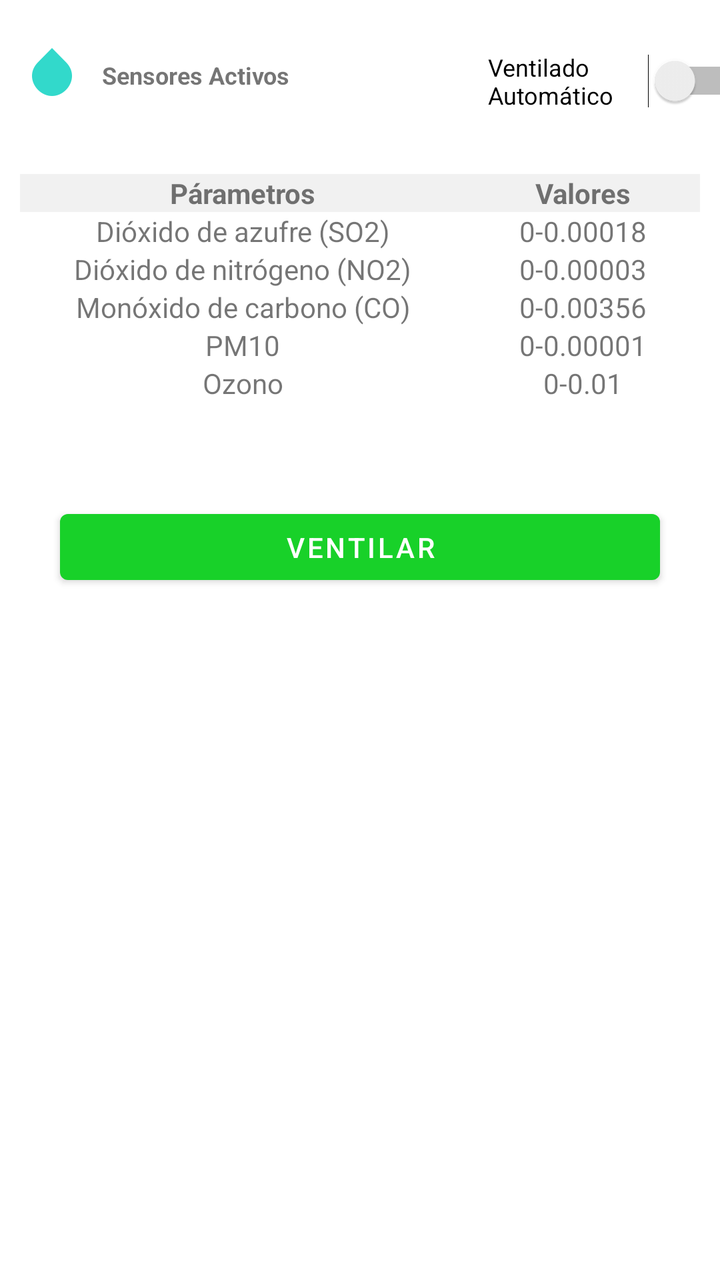
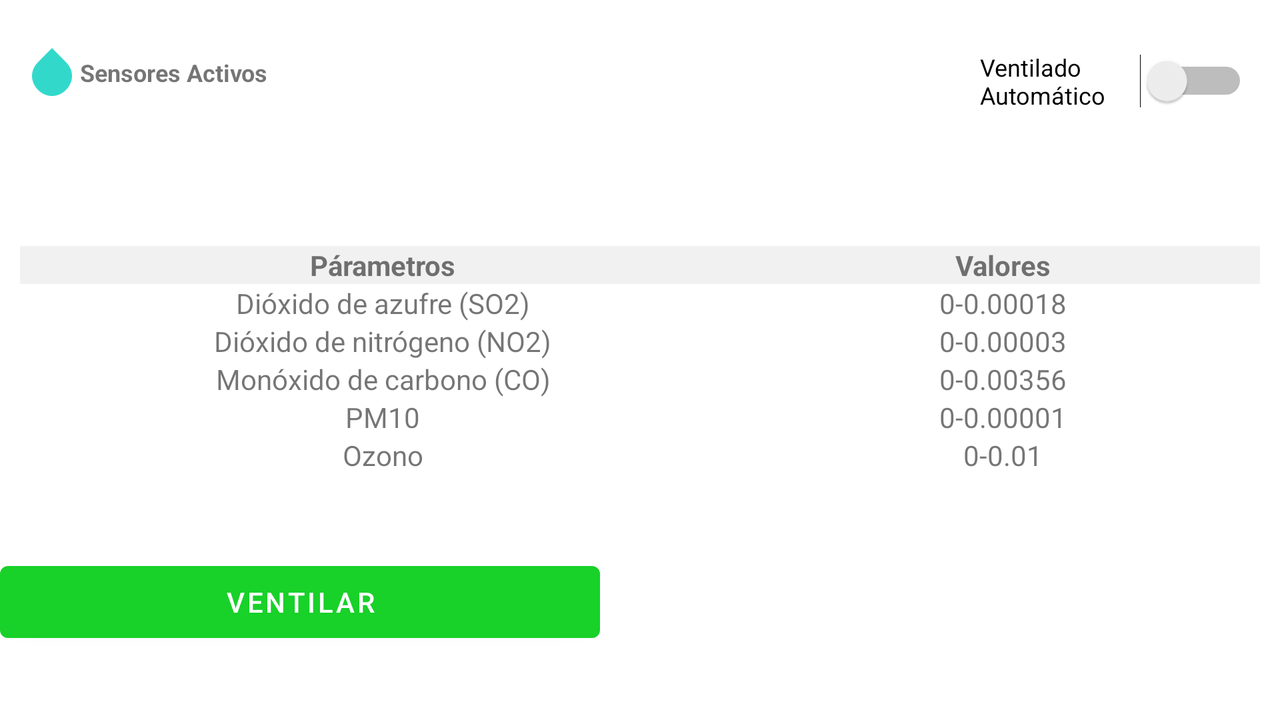

One screen, two layout resources from the same app: the default and the repository's alternative for another configuration. Each is rendered where Android would select it; the XML of both is given below.
<!-- AndroidManifest.xml: application theme Theme.AgroSmart -->
<!-- res/layout/fragment_wind.xml -->
<androidx.constraintlayout.widget.ConstraintLayout xmlns:android="http://schemas.android.com/apk/res/android"
    xmlns:app="http://schemas.android.com/apk/res-auto"
    xmlns:tools="http://schemas.android.com/tools"
    android:layout_width="match_parent"
    android:layout_height="match_parent">

    <ScrollView
        android:layout_width="match_parent"
        android:layout_height="match_parent"
        tools:ignore="MissingConstraints">

    <LinearLayout
        android:layout_width="match_parent"
        android:layout_height="match_parent"
        android:orientation="vertical">

    <LinearLayout
        android:id="@+id/linearLayout"
        android:layout_width="match_parent"
        android:layout_height="wrap_content"
        android:orientation="horizontal"
        tools:ignore="MissingConstraints">

        <ImageView
            android:id="@+id/imageView5"
            android:layout_width="wrap_content"
            android:layout_height="wrap_content"
            android:layout_marginStart="16dp"
            android:layout_marginTop="24dp"
            android:background="#FFFFFF"
            app:layout_constraintStart_toStartOf="parent"
            app:layout_constraintTop_toTopOf="parent"
            app:srcCompat="?android:attr/textSelectHandle" />

        <TextView
            android:id="@+id/textView31"
            android:layout_width="103dp"
            android:layout_height="19dp"
            android:layout_marginStart="15dp"
            android:layout_marginTop="28dp"
            android:text="@string/text_sensor"
            android:textSize="12dp"
            android:textStyle="bold"
            app:layout_constraintStart_toStartOf="parent"
            app:layout_constraintTop_toTopOf="parent"
            tools:ignore="MissingConstraints" />

        <Switch
            android:id="@+id/switch2"
            android:layout_width="134dp"
            android:layout_height="33dp"
            android:layout_marginTop="24dp"
            android:layout_marginEnd="16dp"
            android:layout_marginStart="90dp"
            android:text="@string/switch_ventilate"
            android:textSize="12dp" />

    </LinearLayout>


    <LinearLayout
        android:layout_width="match_parent"
        android:layout_height="wrap_content"
        android:orientation="vertical"
        app:layout_constraintStart_toStartOf="@+id/linearLayout"
        app:layout_constraintTop_toBottomOf="@+id/linearLayout"
        android:layout_marginBottom="20dp">

        <TableLayout
            android:id="@+id/tableLayout3"
            android:layout_width="match_parent"
            android:layout_height="wrap_content"
            android:layout_marginHorizontal="10dp"
            android:layout_marginVertical="30dp"
            android:background="#f1f1f1"
            tools:ignore="MissingConstraints">

            <TableRow>

                <TextView
                    android:id="@+id/textView1"
                    android:layout_width="match_parent"
                    android:layout_height="wrap_content"
                    android:layout_weight="1"
                    android:gravity="center"
                    android:text="@string/parameters_sensor"
                    android:textStyle="bold" />

                <TextView
                    android:id="@+id/textView3"
                    android:layout_width="match_parent"
                    android:layout_height="wrap_content"
                    android:layout_weight="1"
                    android:gravity="center"
                    android:text="@string/values_sensor"
                    android:textStyle="bold" />
            </TableRow>

            <TableRow>

                <TextView
                    android:id="@+id/textView4"
                    android:layout_width="wrap_content"
                    android:layout_height="wrap_content"
                    android:layout_weight="1"
                    android:gravity="center"
                    android:background="#ffffff"
                    android:text="Dióxido de azufre (SO2)" />

                <TextView
                    android:id="@+id/textView6"
                    android:layout_width="wrap_content"
                    android:layout_height="wrap_content"
                    android:layout_weight="1"
                    android:gravity="center"
                    android:background="#ffffff"
                    android:text="0-0.00018" />

            </TableRow>

            <TableRow>
                <TextView
                    android:id="@+id/textView7"
                    android:layout_width="wrap_content"
                    android:layout_height="wrap_content"
                    android:layout_weight="1"
                    android:gravity="center"
                    android:background="#ffffff"
                    android:text="Dióxido de nitrógeno (NO2)" />

                <TextView
                    android:id="@+id/textView9"
                    android:layout_width="wrap_content"
                    android:layout_height="wrap_content"
                    android:layout_weight="1"
                    android:gravity="center"
                    android:background="#ffffff"
                    android:text="0-0.00003" />
            </TableRow>

            <TableRow>
                <TextView
                    android:id="@+id/textView10"
                    android:layout_width="wrap_content"
                    android:layout_height="wrap_content"
                    android:layout_weight="1"
                    android:gravity="center"
                    android:background="#ffffff"
                    android:text="Monóxido de carbono (CO)" />

                <TextView
                    android:id="@+id/textView12"
                    android:layout_width="wrap_content"
                    android:layout_height="wrap_content"
                    android:layout_weight="1"
                    android:gravity="center"
                    android:background="#ffffff"
                    android:text="0-0.00356" />
            </TableRow>

            <TableRow>
                <TextView
                    android:id="@+id/textView13"
                    android:layout_width="wrap_content"
                    android:layout_height="wrap_content"
                    android:layout_weight="1"
                    android:gravity="center"
                    android:background="#ffffff"
                    android:text="PM10" />

                <TextView
                    android:id="@+id/textView15"
                    android:layout_width="wrap_content"
                    android:layout_height="wrap_content"
                    android:layout_weight="1"
                    android:gravity="center"
                    android:background="#ffffff"
                    android:text="0-0.00001" />
            </TableRow>

            <TableRow>
                <TextView
                    android:id="@+id/textView16"
                    android:layout_width="wrap_content"
                    android:layout_height="wrap_content"
                    android:layout_weight="1"
                    android:gravity="center"
                    android:background="#ffffff"
                    android:text="Ozono" />

                <TextView
                    android:id="@+id/textView18"
                    android:layout_width="wrap_content"
                    android:layout_height="wrap_content"
                    android:layout_weight="1"
                    android:gravity="center"
                    android:background="#ffffff"
                    android:text="0-0.01" />
            </TableRow>

        </TableLayout>

        <Button
            android:id="@+id/button"
            android:layout_width="300dp"
            android:layout_height="45dp"
            android:layout_gravity="center"
            android:layout_marginTop="20dp"
            android:text="@string/btn_ventilate" />

    </LinearLayout>
    </LinearLayout>
    </ScrollView>


</androidx.constraintlayout.widget.ConstraintLayout>
<!-- resources referenced by this layout -->
<resources>
  <string name="btn_ventilate">Ventilar</string>
  <string name="parameters_sensor">Párametros</string>
  <string name="switch_ventilate">Ventilado Automático</string>
  <string name="text_sensor">Sensores Activos</string>
  <string name="values_sensor">Valores</string>
  <style name="Theme.AgroSmart" parent="Theme.MaterialComponents.DayNight.DarkActionBar">
          
          <item name="colorPrimary">#18D129</item>
          <item name="colorPrimaryVariant">@color/colorPrimary</item>
          <item name="colorOnPrimary">@color/white</item>
          
          <item name="colorSecondary">#32d9cb</item>
          <item name="colorSecondaryVariant">@color/colorAccent</item>
          <item name="colorOnSecondary">@color/black</item>
          
          <item name="android:statusBarColor" tools:targetApi="l">?attr/colorPrimaryVariant</item>
          
      </style>
  <color name="colorPrimary">#18D129</color>
  <color name="white">#FFFFFFFF</color>
  <color name="colorAccent">#FF0000</color>
  <color name="black">#FF000000</color>
</resources>
<!-- res/layout-land/fragment_wind.xml (the repository's variant of the layout above) -->
<!-- drawn on the phone turned sideways -->
<androidx.constraintlayout.widget.ConstraintLayout xmlns:android="http://schemas.android.com/apk/res/android"
    xmlns:app="http://schemas.android.com/apk/res-auto"
    xmlns:tools="http://schemas.android.com/tools"
    android:layout_width="match_parent"
    android:layout_height="match_parent">


    <LinearLayout
        android:id="@+id/linearLayout3"
        android:layout_width="match_parent"
        android:layout_height="wrap_content"
        android:orientation="vertical"
        app:layout_constraintBottom_toBottomOf="parent"
        app:layout_constraintEnd_toEndOf="parent"
        app:layout_constraintHorizontal_bias="0.485"
        app:layout_constraintStart_toStartOf="parent"
        app:layout_constraintTop_toTopOf="parent">

        <TableLayout
            android:id="@+id/tableLayout3"
            android:layout_width="match_parent"
            android:layout_height="wrap_content"
            android:layout_marginStart="10dp"
            android:layout_marginEnd="10dp"
            android:background="#f1f1f1"
            tools:ignore="MissingConstraints">

            <TableRow>

                <TextView
                    android:id="@+id/textView1"
                    android:layout_width="match_parent"
                    android:layout_height="wrap_content"
                    android:layout_weight="1"
                    android:gravity="center"
                    android:text="@string/parameters_sensor"
                    android:textStyle="bold" />

                <TextView
                    android:id="@+id/textView3"
                    android:layout_width="match_parent"
                    android:layout_height="wrap_content"
                    android:layout_weight="1"
                    android:gravity="center"
                    android:text="@string/values_sensor"
                    android:textStyle="bold" />
            </TableRow>

            <TableRow>

                <TextView
                    android:id="@+id/textView4"
                    android:layout_width="wrap_content"
                    android:layout_height="wrap_content"
                    android:layout_weight="1"
                    android:background="#ffffff"
                    android:gravity="center"
                    android:text="Dióxido de azufre (SO2)" />

                <TextView
                    android:id="@+id/textView6"
                    android:layout_width="wrap_content"
                    android:layout_height="wrap_content"
                    android:layout_weight="1"
                    android:background="#ffffff"
                    android:gravity="center"
                    android:text="0-0.00018" />

            </TableRow>

            <TableRow>

                <TextView
                    android:id="@+id/textView7"
                    android:layout_width="wrap_content"
                    android:layout_height="wrap_content"
                    android:layout_weight="1"
                    android:background="#ffffff"
                    android:gravity="center"
                    android:text="Dióxido de nitrógeno (NO2)" />

                <TextView
                    android:id="@+id/textView9"
                    android:layout_width="wrap_content"
                    android:layout_height="wrap_content"
                    android:layout_weight="1"
                    android:background="#ffffff"
                    android:gravity="center"
                    android:text="0-0.00003" />
            </TableRow>

            <TableRow>

                <TextView
                    android:id="@+id/textView10"
                    android:layout_width="wrap_content"
                    android:layout_height="wrap_content"
                    android:layout_weight="1"
                    android:background="#ffffff"
                    android:gravity="center"
                    android:text="Monóxido de carbono (CO)" />

                <TextView
                    android:id="@+id/textView12"
                    android:layout_width="wrap_content"
                    android:layout_height="wrap_content"
                    android:layout_weight="1"
                    android:background="#ffffff"
                    android:gravity="center"
                    android:text="0-0.00356" />
            </TableRow>

            <TableRow>

                <TextView
                    android:id="@+id/textView13"
                    android:layout_width="wrap_content"
                    android:layout_height="wrap_content"
                    android:layout_weight="1"
                    android:background="#ffffff"
                    android:gravity="center"
                    android:text="PM10" />

                <TextView
                    android:id="@+id/textView15"
                    android:layout_width="wrap_content"
                    android:layout_height="wrap_content"
                    android:layout_weight="1"
                    android:background="#ffffff"
                    android:gravity="center"
                    android:text="0-0.00001" />
            </TableRow>

            <TableRow>

                <TextView
                    android:id="@+id/textView16"
                    android:layout_width="wrap_content"
                    android:layout_height="wrap_content"
                    android:layout_weight="1"
                    android:background="#ffffff"
                    android:gravity="center"
                    android:text="Ozono" />

                <TextView
                    android:id="@+id/textView18"
                    android:layout_width="wrap_content"
                    android:layout_height="wrap_content"
                    android:layout_weight="1"
                    android:background="#ffffff"
                    android:gravity="center"
                    android:text="0-0.01" />
            </TableRow>

        </TableLayout>

    </LinearLayout>

    <TextView
        android:id="@+id/textView31"
        android:layout_width="103dp"
        android:layout_height="19dp"
        android:layout_marginStart="40dp"
        android:layout_marginTop="28dp"
        android:text="@string/text_sensor"
        android:textSize="12dp"
        android:textStyle="bold"
        app:layout_constraintStart_toStartOf="parent"
        app:layout_constraintTop_toTopOf="parent"
        tools:ignore="MissingConstraints" />

    <Switch
        android:id="@+id/switch2"
        android:layout_width="134dp"
        android:layout_height="33dp"
        android:layout_marginTop="24dp"
        android:layout_marginEnd="16dp"
        android:text="@string/switch_ventilate"
        android:textSize="12dp"
        app:layout_constraintEnd_toEndOf="parent"
        app:layout_constraintTop_toTopOf="parent" />

    <ImageView
        android:id="@+id/imageView5"
        android:layout_width="wrap_content"
        android:layout_height="wrap_content"
        android:layout_marginStart="16dp"
        android:layout_marginTop="24dp"
        android:background="#FFFFFF"
        app:layout_constraintStart_toStartOf="parent"
        app:layout_constraintTop_toTopOf="parent"
        app:srcCompat="?android:attr/textSelectHandle" />

    <Button
        android:id="@+id/button"
        android:layout_width="300dp"
        android:layout_height="wrap_content"
        android:layout_gravity="center"
        android:text="@string/btn_ventilate"
        app:layout_constraintTop_toBottomOf="@+id/linearLayout3"
        tools:ignore="MissingConstraints"
        android:layout_marginTop="40dp"
        tools:layout_editor_absoluteX="211dp" />

</androidx.constraintlayout.widget.ConstraintLayout>
